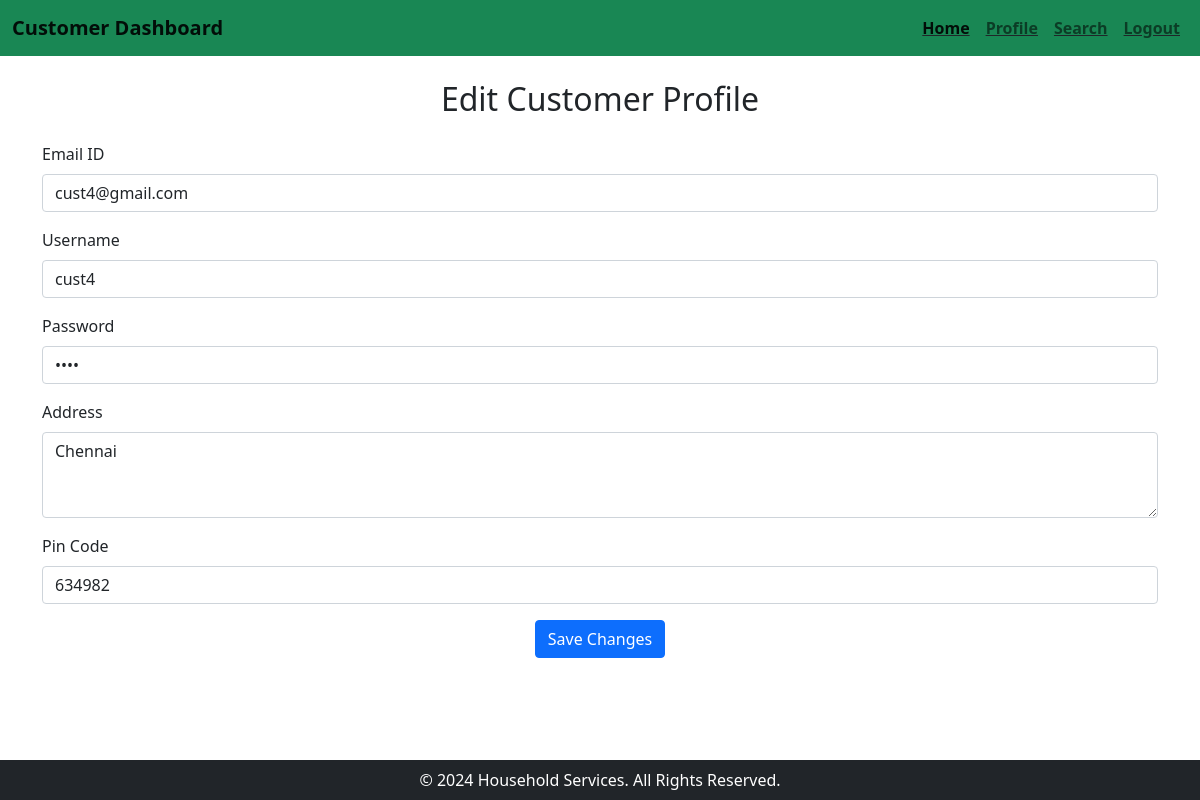
The app's page /customer_dashboard/profile (signed in) with its own data.
### tables this page shows
CREATE TABLE users (
                id INTEGER PRIMARY KEY AUTOINCREMENT,
                email TEXT UNIQUE NOT NULL,
                password TEXT NOT NULL,
                role  INT NOT NULL,
                username TEXT NOT NULL,
                address TEXT NOT NULL,
                pin_code INT NOT NULL,
                service_name TEXT,
                experience INTEGER,
                cv_path TEXT,
                approval TEXT DEFAULT 'IN_PROGRESS' CHECK (approval IN ('IN_PROGRESS', 'SUCCESS', 'REJECTED',"BLOCKED", "UNBLOCKED")),
                FOREIGN KEY(service_name) REFERENCES services(service_name)
            );

### app.py (the view)
@app.route('/customer_dashboard/profile', methods=['GET', 'POST'])
@login_required
def edit_customer():
    if isAuthorized(current_user,"CUSTOMER")==False:
        abort(403)
    if isBlocked(current_user):
        return render_template("blocked_page.html")
    customer_id=current_user.id
    if request.method=="POST":
        conn = get_db_connection()
        customer = conn.execute(
            'SELECT * FROM users WHERE id = ? AND role = 2', (customer_id,)
        ).fetchone()
        if not customer:
            flash('Customer not found!', 'error')
            return redirect(url_for('customer_dashboard'))
        email = request.form['email']
        username = request.form['username']
        password = request.form['password']
        address = request.form['address']
        pin_code = request.form['pin_code']
        conn.execute(
            '''
            UPDATE users
            SET email = ?, username = ?, password = ?,
                address = ?, pin_code = ?
            WHERE id = ? AND role = 2
            ''',
            (email, username, password, address, pin_code, customer_id)
        )
        conn.commit()
        conn.close()
        flash('Customer details updated successfully!', 'success')
        return redirect(url_for('edit_customer'))
    else:
        conn = get_db_connection()
        customer = conn.execute(
            'SELECT * FROM users WHERE id = ? AND role = 2', (customer_id,)
        ).fetchone()
        conn.close()
        if not customer:
            flash('Customer not found!', 'error')
            return redirect(url_for('customer_dashboard'))
        return render_template('customer_profile.html', customer=customer)

### app.py (called while the page is built)
@login_manager.user_loader
def load_user(user_id):
    conn=sqlite3.connect('users.db')
    cursor=conn.cursor()
    cursor.execute("Select id, email, role, approval from users where id=?",(user_id,))
    user=cursor.fetchone()
    conn.close()
    if user:
        return User(user[0], user[1], user[2], user[3])
    return None

def isAuthorized(user, role):
    if user.role!=ROLE[role]:
        return False
    return True

def isBlocked(user):
    if user.status=="BLOCKED":
        return True
    return False

def get_db_connection():
    conn = sqlite3.connect(DATABASE)
    conn.row_factory = sqlite3.Row
    return conn

### templates/customer_profile.html (shortened to what this page needs)
<!DOCTYPE html>
<html lang="en">
<head>
    <link href="https://cdn.jsdelivr.net/npm/bootstrap@5.1.3/dist/css/bootstrap.min.css" rel="stylesheet">
</head>
<body class="d-flex flex-column min-vh-100">
<nav class="navbar navbar-expand-lg navbar-light bg-success">
    <div class="container-fluid">
        <a class="navbar-brand fw-bold" href="/customer_dashboard">Customer Dashboard</a>
        <div class="collapse navbar-collapse" id="navbarNav">
            <ul class="navbar-nav ms-auto">
                <li class="nav-item fw-bold text-decoration-underline"><a href="/customer_dashboard" class="nav-link active">Home</a></li>
                <li class="nav-item fw-bold text-decoration-underline"><a class="nav-link" href="/customer_dashboard/profile">Profile</a></li>
                <li class="nav-item fw-bold text-decoration-underline"><a href="/customer_dashboard/search" class="nav-link">Search</a></li>
                <li class="nav-item fw-bold text-decoration-underline"><a href="/login" class="nav-link">Logout</a></li>
            </ul>
        </div>
    </div>
</nav>
<div class="container mt-4">
    <h2 class="text-center mb-4">Edit Customer Profile</h2>
    <form action="/customer_dashboard/profile" method="POST">
        <div class="mb-3">
            <label for="email" class="form-label">Email ID</label>
            <input
                type="email"
                class="form-control"
                id="email"
                name="email"
                value="{{ customer.email }}"
                required>
        </div>
        <div class="mb-3">
            <label for="username" class="form-label">Username</label>
            <input
                type="text"
                class="form-control"
                id="username"
                name="username"
                value="{{ customer.username }}"
                required>
        </div>
        <div class="mb-3">
            <label for="password" class="form-label">Password</label>
            <input
                type="password"
                class="form-control"
                id="password"
                name="password"
                value="{{ customer.password }}"
                required>
        </div>
        <div class="mb-3">
            <label for="address" class="form-label">Address</label>
            <textarea
                class="form-control"
                id="address"
                name="address"
                rows="3"
                required>{{ customer.address }}</textarea>
        </div>
        <div class="mb-3">
            <label for="pin_code" class="form-label">Pin Code</label>
            <input
                type="text"
                class="form-control"
                id="pin_code"
                name="pin_code"
                value="{{ customer.pin_code }}"
                required>
        </div>
        <div class="text-center mb-5">
            <button type="submit" class="btn btn-primary">Save Changes</button>
        </div>
    </form>
</div>
<footer class="footer bg-dark text-white text-center py-2 mt-auto">
    <p class="mb-0">&copy; 2024 Household Services. All Rights Reserved.</p>
</footer>
</body>
</html>

### records on screen
users: email "cust4@gmail.com", username "cust4", address "Chennai", pin_code "634982"
